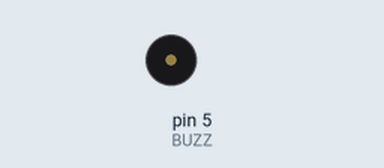
Recording of a sketch running on a simulated Arduino Uno, built with avr-gcc and run on an emulated ATmega328P. Shown: buzzer (waves = sounding, pin HIGH).

Above: at 0.3 s.
Timing chart, 0 to 1.8 s (numbered marks = the images above):
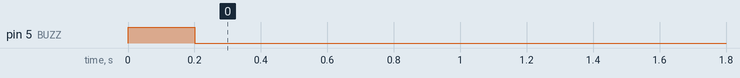

The sketch:

mikamonsma-804-fn-toeteren.ino
```cpp
// Define the pin of the buzzer
#define BUZZ 5

//---------------------------------------------------------------------------------------------------

void setup() {
  pinMode(BUZZ, OUTPUT);

  Serial.begin(9600);

  buzzo(200);
  // Call the buzzo function with 200 as a parameter
  // The 200 is used to set the duration of the buzz
}

//---------------------------------------------------------------------------------------------------

// Function to buzz the buzzer for a given time
// int time is used to set the duration of the buzz
void buzzo(int time) {
  digitalWrite(BUZZ, HIGH);
  delay(time);
  digitalWrite(BUZZ, LOW);
}
```
